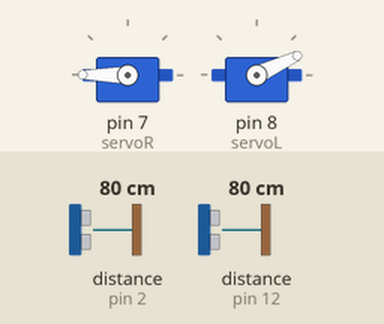
Recording of a sketch running on a simulated Arduino Uno, built with avr-gcc and run on an emulated ATmega328P. On the bench: 2 × servo. Inputs (shaded band) come from the test bench; at power-on: distance to the obstacle (sensors on pin 2, pin 12) 80 cm. The echo pulse lasts 58.3 µs per cm.

Above: at 1.3 s.
1.4 s: distance to the obstacle (sensor on pin 2) set to 87 cm
2.9 s: distance to the obstacle (sensor on pin 2) set to 95 cm
At 4.2 s:
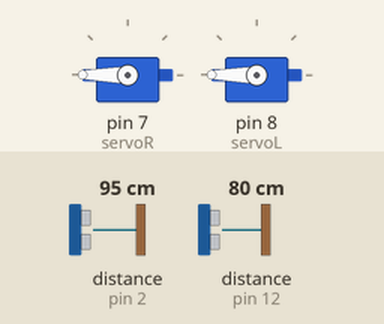
4.5 s: distance to the obstacle (sensor on pin 12) set to 86 cm
6.0 s: distance to the obstacle (sensor on pin 12) set to 96 cm
At 6.6 s:
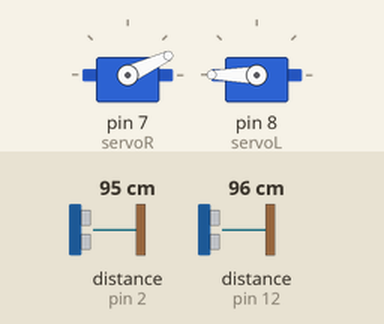
7.6 s: distance to the obstacle (sensor on pin 2) set to 9 cm
At 8.8 s:
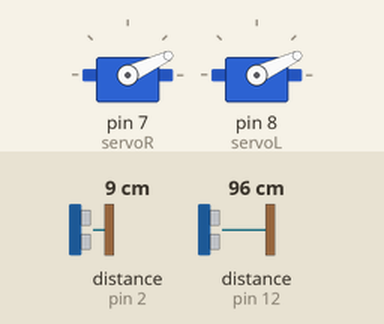
9.1 s: distance to the obstacle (sensor on pin 2) set to 120 cm
At 9.8 s:
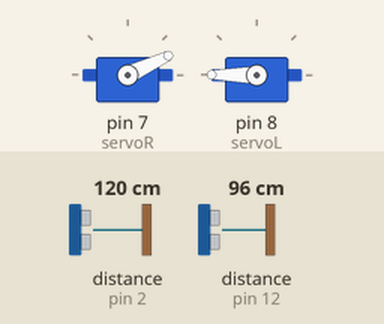
Timing chart, 0 to 11.7 s (numbered marks = the images above; inputs shaded):
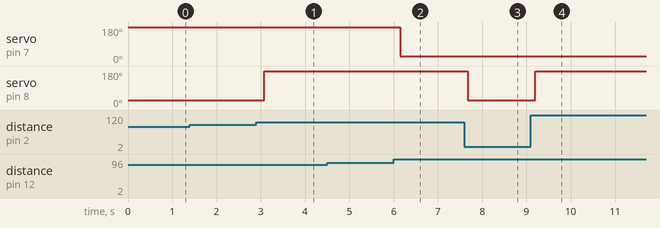

Measured:
- the behaviour switches between 90 and 91 cm on distance to the obstacle (sensor on pin 2) (found by bisection; images 0 and 1)
- the behaviour switches between 90 and 91 cm on distance to the obstacle (sensor on pin 12) (found by bisection; images 1 and 2)
- after the input at 1.4 s, every drawn part: stays the same
- after the input at 2.9 s, servo on pin 8 (servoL): 25° → 180° after 0.18 s
- after the input at 4.5 s, every drawn part: stays the same
- after the input at 6.0 s, servo on pin 7 (servoR): 180° → 25° after 0.15 s
- after the input at 7.6 s, servo on pin 8 (servoL): 180° → 25° after 0.08 s
- after the input at 9.1 s, servo on pin 8 (servoL): 25° → 180° after 0.10 s

The sketch:

nick.ino
```cpp
#include <NewPing.h>

#include <Servo.h>

#define trigL 4                                 // the pin values the senors and motors are connedted to.
#define trigR 13

#define echoL 2
#define echoR 12

#define servoR 7
#define servoL 8


// Directions
int DIRECTION_1=200;
int DIRECTION_2=800;
int DIRECTION_3=200;
int DIRECTION_4=800;

// The Maximum distance the Ultra sonics will detect in cm. anything further will return 0
int MAX_DISTANCE=90;


NewPing UltraSonic[2]=                          // create the Ping objects
{
  NewPing(trigL,echoL,MAX_DISTANCE),            // UltraSonic[0] is left
  NewPing(trigR,echoR,MAX_DISTANCE)             // UltraSonic [1] is the Right.
};


Servo S_Right;                                  // Create the Servo objects
Servo S_Left;

void setup()
{


}

void loop()
{

  double L_distance= UltraSonic[0].ping_cm();   // ping the ultrasoince and store the distance in cm in the Variable L_distance
  double R_distance= UltraSonic[1].ping_cm();   // repeat for right sensor

  if (((L_distance < 5) && (L_distance > 0)) || ((R_distance < 5) && (R_distance > 0)))  //check to see if too close to something
  {
    S_Right.detach();                           // if too close stop the servos by detaching them
    S_Left.detach ();
    delay(250);                                 // wait 1/4 of a second
  }
  else
  {

    S_Right.attach(servoR);                     // if not to close turn on the servos by attaching them
    S_Left.attach (servoL);

    // if L_distance is less than MAX_DISTANCE do something
    if (L_distance == 0)
    {
      S_Left.write(DIRECTION_1);
    }
    else                                        // else do something else
    {
     S_Left.write(DIRECTION_2);
    }

    // if R_distance is less than MAX_DISTANCE do something
    if (R_distance > 0)//[change_here]
    {
      S_Right.write(DIRECTION_3);
    }
    else                                        // else do something else
    {
      S_Right.write(DIRECTION_4);
    }
    delay(500);                                 // do this ^ for 1/2 a second
  }
}
```
